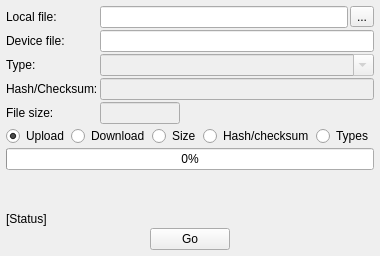
         <widget class="QWidget" name="tab_FS">
          <attribute name="title">
           <string>FS</string>
          </attribute>
          <layout class="QGridLayout" name="gridLayout_2">
           <property name="leftMargin">
            <number>6</number>
           </property>
           <property name="topMargin">
            <number>6</number>
           </property>
           <property name="rightMargin">
            <number>6</number>
           </property>
           <property name="bottomMargin">
            <number>6</number>
           </property>
           <property name="spacing">
            <number>2</number>
           </property>
           <item row="3" column="0">
            <widget class="QLabel" name="label_28">
             <property name="text">
              <string>Hash/Checksum:</string>
             </property>
            </widget>
           </item>
           <item row="8" column="0" colspan="2">
            <widget class="QLabel" name="lbl_FS_Status">
             <property name="text">
              <string>[Status]</string>
             </property>
            </widget>
           </item>
           <item row="4" column="0">
            <widget class="QLabel" name="label_29">
             <property name="text">
              <string>File size:</string>
             </property>
            </widget>
           </item>
           <item row="0" column="0">
            <widget class="QLabel" name="label_2">
             <property name="text">
              <string>Local file:</string>
             </property>
            </widget>
           </item>
           <item row="6" column="0" colspan="3">
            <widget class="QProgressBar" name="progress_FS_Complete">
             <property name="value">
              <number>0</number>
             </property>
            </widget>
           </item>
           <item row="0" column="2">
            <widget class="QToolButton" name="btn_FS_Local">
             <property name="text">
              <string>...</string>
             </property>
            </widget>
           </item>
           <item row="1" column="0">
            <widget class="QLabel" name="label_3">
             <property name="text">
              <string>Device file:</string>
             </property>
            </widget>
           </item>
           <item row="2" column="1" colspan="2">
            <widget class="QComboBox" name="combo_FS_type">
             <property name="enabled">
              <bool>false</bool>
             </property>
             <property name="editable">
              <bool>true</bool>
             </property>
            </widget>
           </item>
           <item row="5" column="0" colspan="3">
            <layout class="QHBoxLayout" name="horizontalLayout">
             <property name="spacing">
              <number>2</number>
             </property>
             <item>
              <widget class="QRadioButton" name="radio_FS_Upload">
               <property name="text">
                <string>Upload</string>
               </property>
               <property name="checked">
                <bool>true</bool>
               </property>
              </widget>
             </item>
             <item>
              <widget class="QRadioButton" name="radio_FS_Download">
               <property name="text">
                <string>Download</string>
               </property>
              </widget>
             </item>
             <item>
              <widget class="QRadioButton" name="radio_FS_Size">
               <property name="text">
                <string>Size</string>
               </property>
              </widget>
             </item>
             <item>
              <widget class="QRadioButton" name="radio_FS_HashChecksum">
               <property name="text">
                <string>Hash/checksum</string>
               </property>
              </widget>
             </item>
             <item>
              <widget class="QRadioButton" name="radio_FS_Hash_Checksum_Types">
               <property name="text">
                <string>Types</string>
               </property>
              </widget>
             </item>
            </layout>
           </item>
           <item row="2" column="0">
            <widget class="QLabel" name="label_19">
             <property name="text">
              <string>Type:</string>
             </property>
            </widget>
           </item>
           <item row="1" column="1" colspan="2">
            <widget class="QLineEdit" name="edit_FS_Remote"/>
           </item>
           <item row="9" column="0" colspan="3">
            <layout class="QHBoxLayout" name="horizontalLayout_2">
             <property name="spacing">
              <number>2</number>
             </property>
             <property name="bottomMargin">
              <number>0</number>
             </property>
             <item>
              <spacer name="horizontalSpacer">
               <property name="orientation">
                <enum>Qt::Orientation::Horizontal</enum>
               </property>
               <property name="sizeHint" stdset="0">
                <size>
                 <width>20</width>
                 <height>20</height>
                </size>
               </property>
              </spacer>
             </item>
             <item>
              <widget class="QPushButton" name="btn_FS_Go">
               <property name="text">
                <string>Go</string>
               </property>
              </widget>
             </item>
             <item>
              <spacer name="horizontalSpacer_2">
               <property name="orientation">
                <enum>Qt::Orientation::Horizontal</enum>
               </property>
               <property name="sizeHint" stdset="0">
                <size>
                 <width>20</width>
                 <height>20</height>
                </size>
               </property>
              </spacer>
             </item>
            </layout>
           </item>
           <item row="7" column="0">
            <spacer name="verticalSpacer_6">
             <property name="orientation">
              <enum>Qt::Orientation::Vertical</enum>
             </property>
             <property name="sizeHint" stdset="0">
              <size>
               <width>20</width>
               <height>40</height>
              </size>
             </property>
            </spacer>
           </item>
           <item row="0" column="1">
            <widget class="QLineEdit" name="edit_FS_Local"/>
           </item>
           <item row="3" column="1" colspan="2">
            <widget class="QLineEdit" name="edit_FS_Result">
             <property name="enabled">
              <bool>false</bool>
             </property>
             <property name="readOnly">
              <bool>true</bool>
             </property>
            </widget>
           </item>
           <item row="4" column="1">
            <widget class="QLineEdit" name="edit_FS_Size">
             <property name="enabled">
              <bool>false</bool>
             </property>
             <property name="maximumSize">
              <size>
               <width>80</width>
               <height>16777215</height>
              </size>
             </property>
             <property name="readOnly">
              <bool>true</bool>
             </property>
            </widget>
           </item>
          </layout>
         </widget>
